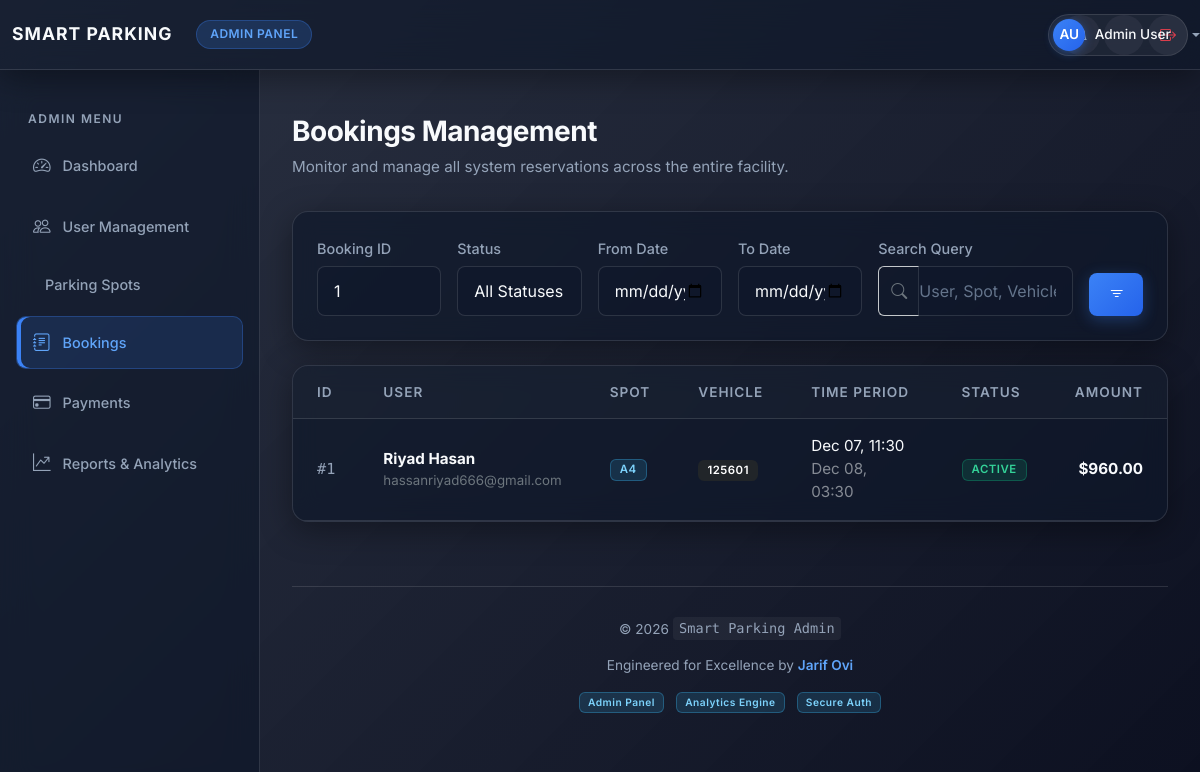
Page /admin_booking_management.php?booking_id=1 (signed in) on the committed database.
### tables this page shows
CREATE TABLE `users` (
  `id` int(11) NOT NULL,
  `full_name` varchar(100) NOT NULL,
  `email` varchar(120) NOT NULL,
  `password_hash` varchar(255) NOT NULL,
  `is_admin` tinyint(1) NOT NULL DEFAULT 0,
  `created_at` datetime NOT NULL DEFAULT current_timestamp()
);

CREATE TABLE `bookings` (
  `id` int(11) NOT NULL,
  `user_id` int(11) NOT NULL,
  `spot_id` int(11) NOT NULL,
  `vehicle_label` varchar(50) NOT NULL,
  `vehicle_type` enum('Car','Bike','VIP') NOT NULL,
  `start_time` datetime NOT NULL,
  `end_time` datetime NOT NULL,
  `status` enum('active','completed','cancelled') NOT NULL DEFAULT 'active',
  `amount` decimal(10,2) NOT NULL DEFAULT 0.00,
  `created_at` datetime NOT NULL DEFAULT current_timestamp()
);

CREATE TABLE `parking_spots` (
  `id` int(11) NOT NULL,
  `spot_number` varchar(10) NOT NULL,
  `floor_number` int(11) NOT NULL DEFAULT 0,
  `spot_type` enum('Car','Bike','VIP') NOT NULL,
  `hourly_rate` decimal(10,2) NOT NULL,
  `is_active` tinyint(1) NOT NULL DEFAULT 1
);

### helper_authentication.php (called while the page is built, shortened)
<?php
function userIsLoggedIn(): bool {
    return isset($_SESSION['user_id']);
}
function getLoggedUser(mysqli $databaseConnection): ?array {
    $id = (int)$_SESSION['user_id'];
    $result = $databaseConnection->query("SELECT * FROM users WHERE id = $id LIMIT 1");
    return $result && $result->num_rows ? $result->fetch_assoc() : null;
}
?>

### admin_booking_management.php (the view, shortened to what this page needs)
<?php
$sidebarKey = 'admin_bookings';
require_once 'helper_layout_admin.php';
$bookingId = trim($_GET['booking_id'] ?? '');
$fromDate  = $_GET['from'] ?? '';
$toDate    = $_GET['to'] ?? '';
$search    = trim($_GET['search'] ?? '');
$where = 'WHERE 1=1';
if ($bookingId !== '') {
    $id = (int)$bookingId;
    $where .= " AND b.id=$id";
}
$result = $databaseConnection->query("
    SELECT b.*, u.full_name, u.email, p.spot_number
    FROM bookings b
    JOIN users u ON b.user_id = u.id
    JOIN parking_spots p ON b.spot_id = p.id
    $where
    ORDER BY b.start_time DESC
");
?>
<div class="page-header-main">
    <div class="page-header-title">Bookings Management</div>
    <div class="page-header-sub">Monitor and manage all system reservations across the entire facility.</div>
</div>
<div class="card mb-4">
    <div class="card-body">
        <form class="row g-3">
            <div class="col-md-2">
                <label class="form-label small">Booking ID</label>
                <input class="form-control" name="booking_id" placeholder="e.g. 1024" value="<?php echo htmlspecialchars($bookingId); ?>">
            </div>
            <div class="col-md-2">
                <label class="form-label small">Status</label>
                <select name="status" class="form-select">
                    <option value="all">All Statuses</option>
                </select>
            </div>
            <div class="col-md-2">
                <label class="form-label small">From Date</label>
                <input type="date" class="form-control" name="from" value="<?php echo htmlspecialchars($fromDate); ?>">
            </div>
            <div class="col-md-2">
                <label class="form-label small">To Date</label>
                <input type="date" class="form-control" name="to" value="<?php echo htmlspecialchars($toDate); ?>">
            </div>
            <div class="col-md-3">
                <label class="form-label small">Search Query</label>
                <div class="input-group">
                    <span class="input-group-text bg-transparent border-end-0 border-secondary-subtle">
                        <i class="bi bi-search text-secondary"></i>
                    </span>
                    <input class="form-control border-start-0 ps-0" name="search" placeholder="User, Spot, Vehicle" value="<?php echo htmlspecialchars($search); ?>">
                </div>
            </div>
            <div class="col-md-1 d-flex align-items-end">
                <button class="btn btn-primary w-100">
                    <i class="bi bi-filter"></i>
                </button>
            </div>
        </form>
    </div>
</div>
<div class="card">
    <div class="card-body p-0">
        <div class="table-responsive">
            <table class="table mb-0">
                <thead>
                <tr>
                    <th>ID</th>
                    <th>User</th>
                    <th>Spot</th>
                    <th>Vehicle</th>
                    <th>Time Period</th>
                    <th>Status</th>
                    <th class="text-end">Amount</th>
                </tr>
                </thead>
                <tbody>
                <?php if ($result && $result->num_rows): while ($b=$result->fetch_assoc()): ?>
                    <?php
                    $badgeClass = 'bg-secondary';
                    if ($b['status'] === 'active')     $badgeClass = 'bg-success';
                    ?>
                    <tr>
                        <td>#<?php echo $b['id']; ?></td>
                        <td>
                            <div class="fw-bold"><?php echo htmlspecialchars($b['full_name']); ?></div>
                            <div class="small text-secondary"><?php echo htmlspecialchars($b['email']); ?></div>
                        </td>
                        <td><span class="badge bg-info"><?php echo htmlspecialchars($b['spot_number']); ?></span></td>
                        <td><span class="badge bg-dark"><?php echo htmlspecialchars($b['vehicle_label']); ?></span></td>
                        <td class="small">
                            <div><?php echo date('M d, H:i', strtotime($b['start_time'])); ?></div>
                            <div class="opacity-50"><?php echo date('M d, H:i', strtotime($b['end_time'])); ?></div>
                        </td>
                        <td><span class="badge <?php echo $badgeClass; ?>"><?php echo strtoupper($b['status']); ?></span></td>
                        <td class="text-end fw-bold">$<?php echo number_format($b['amount'], 2); ?></td>
                    </tr>
                <?php endwhile; endif; ?>
                </tbody>
            </table>
        </div>
    </div>
</div>

### helper_layout_admin.php (shortened to what this page needs)
<?php
require_once 'helper_authentication.php';
$loggedUser = getLoggedUser($databaseConnection);
$initials = '';
if (!empty($loggedUser['full_name'])) {
    $parts = explode(' ', $loggedUser['full_name']);
    $initials = strtoupper(substr($parts[0], 0, 1) . (isset($parts[1]) ? substr($parts[1], 0, 1) : ''));
}
?>
<!doctype html>
<html lang="en">
<head>
    <link href="https://cdn.jsdelivr.net/npm/bootstrap@5.3.2/dist/css/bootstrap.min.css" rel="stylesheet">
    <link rel="stylesheet" href="https://cdn.jsdelivr.net/npm/bootstrap-icons@1.11.3/font/bootstrap-icons.css">
    <link rel="stylesheet" href="ui_theme_main.css">
</head>
<body>
<nav class="navbar navbar-expand-lg navbar-dark sp-navbar fixed-top">
    <div class="container-fluid">
        <div class="d-flex align-items-center gap-2">
            <span class="navbar-brand mb-0">Smart Parking</span>
            <span class="brand-pill">Admin Panel</span>
        </div>
        <div class="d-flex align-items-center ms-auto gap-1">
            <button class="icon-button" type="button">
                <i class="bi bi-bell"></i>
            </button>
            <div class="dropdown">
                <button class="icon-button dropdown-toggle p-0" data-bs-toggle="dropdown" type="button">
                    <span class="avatar-pill">
                        <span class="avatar-initials"><?php echo htmlspecialchars($initials ?: 'A'); ?></span>
                        <span class="d-none d-md-inline"><?php echo htmlspecialchars($loggedUser['full_name'] ?? 'Admin'); ?></span>
                    </span>
                </button>
            </div>
            <a href="auth_logout.php" class="icon-button text-danger" title="Logout">
                <i class="bi bi-box-arrow-right"></i>
            </a>
        </div>
    </div>
</nav>
<div class="sidebar-fixed" id="sidebarMenu">
    <div class="sidebar-section-title">Admin Menu</div>
    <a href="admin_dashboard_home.php"
       class="sidebar-link <?php echo ($sidebarKey ?? '') === 'admin_dashboard' ? 'active' : ''; ?>">
        <i class="bi bi-speedometer2"></i><span>Dashboard</span>
    </a>
    <a href="admin_user_management.php"
       class="sidebar-link <?php echo ($sidebarKey ?? '') === 'admin_users' ? 'active' : ''; ?>">
        <i class="bi bi-people"></i><span>User Management</span>
    </a>
    <a href="admin_parking_spot_management.php"
       class="sidebar-link <?php echo ($sidebarKey ?? '') === 'admin_spots' ? 'active' : ''; ?>">
        <i class="bi bi-parking"></i><span>Parking Spots</span>
    </a>
    <a href="admin_booking_management.php"
       class="sidebar-link <?php echo ($sidebarKey ?? '') === 'admin_bookings' ? 'active' : ''; ?>">
        <i class="bi bi-journal-text"></i><span>Bookings</span>
    </a>
    <a href="admin_payment_management.php"
       class="sidebar-link <?php echo ($sidebarKey ?? '') === 'admin_payments' ? 'active' : ''; ?>">
        <i class="bi bi-credit-card"></i><span>Payments</span>
    </a>
    <a href="admin_report_analytics.php"
       class="sidebar-link <?php echo ($sidebarKey ?? '') === 'admin_reports' ? 'active' : ''; ?>">
        <i class="bi bi-graph-up-arrow"></i><span>Reports &amp; Analytics</span>
    </a>
</div>
<div class="content-area">
    <main class="page-content">

### rows in the picture
users: full_name "AU", full_name "Admin User"
bookings: id "1", user.full_name "Riyad Hasan", user.email "hassanriyad666@gmail.com", spot.spot_number "A4", vehicle_label "125601", start_time "Dec 07, 11:30", end_time "Dec 08, 03:30", status "ACTIVE", amount "960.00"
